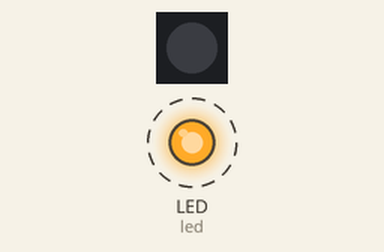
A program run on a simulated CircuitPython board. On the bench: 1 RGB LEDs in strip order, left to right, output pins drawn as LEDs (lit = HIGH). Dashed ring = blinking. Dim RGB values are drawn brighter than linear.

Above: at 0.12 s.
At 1.62 s:
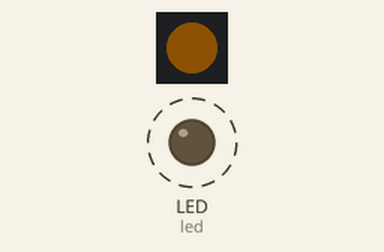
At 2.87 s:
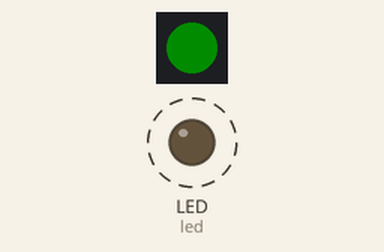
At 4.12 s:
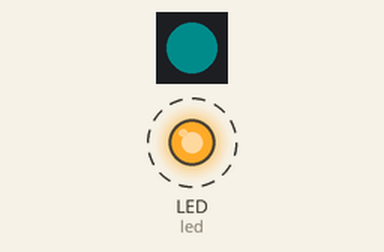
Timing chart, 0 to 4.6 s (numbered marks = the images above):
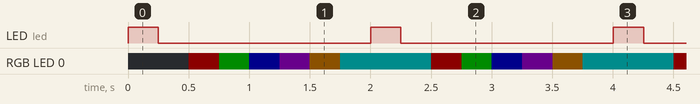

Measured:
- by itself, LED (led): alternates HIGH for 0.25 s and LOW for 1.8 s
- by itself, RGB LED 0: repeats every 2.0 s: RGB(0, 12, 0) 0.25 s, RGB(0, 0, 12) 0.25 s, RGB(9, 0, 12) 0.25 s, RGB(12, 7, 0) 0.25 s, RGB(0, 12, 12) 0.75 s, RGB(12, 0, 0) 0.25 s

The program:

neopixelTest.py
```python
import board
import digitalio
import time
import neopixel

led = digitalio.DigitalInOut(board.LED)
led.direction = digitalio.Direction.OUTPUT

RED = (255, 0, 0)
YELLOW = (255, 150, 0)
GREEN = (0, 255, 0)
CYAN = (0, 255, 255)
BLUE = (0, 0, 255)
PURPLE = (180, 0, 255)

# board.BUTTON
delay = 0.25
pixels = neopixel.NeoPixel(board.NEOPIXEL, 1, brightness=0.05, auto_write=False)

while True:
    led.value = True
    time.sleep(delay)
    led.value = False
    time.sleep(delay)

    pixels.fill(RED)
    pixels.show()
    time.sleep(delay)

    pixels.fill(GREEN)
    pixels.show()
    time.sleep(delay)

    pixels.fill(BLUE)
    pixels.show()
    time.sleep(delay)

    pixels.fill(PURPLE)
    pixels.show()
    time.sleep(delay)

    pixels.fill(YELLOW)
    pixels.show()
    time.sleep(delay)

    pixels.fill(CYAN)
    pixels.show()
    time.sleep(delay)
```
